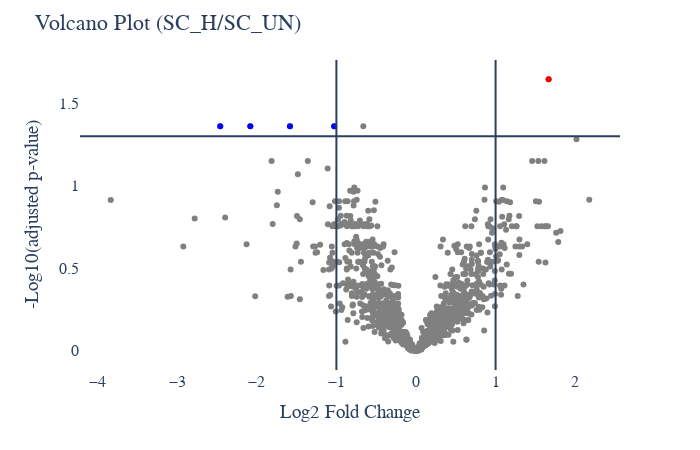

This figure's notebook cell:
### Code cell
# Protein Abundance Volcano plot
plot_options={
            "compare groups": ["SC_UN","SC_H"],
            "title": "Volcano Plot",
            "X Title": "Log2 Fold Change",
            "Y Title": "-Log10(adjusted p-value)",
            "up color": "red",
            "down color": "blue",
            "all color": "gray",
            "width": 700,
            "height": 450,
            "font": dict(size=16, family="Arial black"),
            "ylimits": [],
            "xlimits": []
        }
figure, _, _ =volcano_plots(data_obj, plot_options, saved_settings)
figure.show()

### Figure 1 — Plotly figure (JSON) as saved in the notebook; plotly's stock layout.template omitted (floating-point values rounded to 4 significant figures; data arrays with more than 128 entries replaced by an {"elided": "..."} marker saying what was removed)
{"data": [{"hovertemplate": "%{text}<br>x=: %{x} <br>y=: %{y}", "legendgroup": "", "marker": {"color": "#636efa", "symbol": "circle"}, "mode": "markers", "name": "", "orientation": "v", "showlegend": false, "type": "scatter", "xaxis": "x", "yaxis": "y"}, {"hovertemplate": "%{text}<br>x=: %{x} <br>y=: %{y}", "marker": {"color": "gray"}, "mode": "markers", "text": {"elided": "1363 str values"}, "type": "scatter", "x": {"elided": "1363 float values"}, "y": {"elided": "1363 float values"}}, {"hovertemplate": "%{text}<br>x=: %{x} <br>y=: %{y}", "marker": {"color": "blue"}, "mode": "markers", "text": ["P16615", "P55265", "P07099", "Q9NWB6"], "type": "scatter", "x": [-1.583, -1.028, -2.459, -2.081], "y": [1.362, 1.362, 1.362, 1.362]}, {"hovertemplate": "%{text}<br>x=: %{x} <br>y=: %{y}", "marker": {"color": "red"}, "mode": "markers", "text": ["P01024"], "type": "scatter", "x": [1.666], "y": [1.646]}], "layout": {"font": {"family": "Arial black", "size": 16}, "height": 450, "legend": {"tracegroupgap": 0}, "margin": {"t": 60}, "paper_bgcolor": "white", "plot_bgcolor": "white", "shapes": [{"type": "line", "x0": 0, "x1": 1, "xref": "x domain", "y0": 1.301, "y1": 1.301, "yref": "y"}, {"type": "line", "x0": -1, "x1": -1, "xref": "x", "y0": 0, "y1": 1, "yref": "y domain"}, {"type": "line", "x0": 1, "x1": 1, "xref": "x", "y0": 0, "y1": 1, "yref": "y domain"}], "showlegend": false, "title": {"text": "Volcano Plot (SC_H/SC_UN)"}, "width": 700, "xaxis": {"anchor": "y", "domain": [0, 1], "title": {"text": "Log2 Fold Change"}}, "yaxis": {"anchor": "x", "domain": [0, 1], "title": {"text": "-Log10(adjusted p-value)"}}}}
